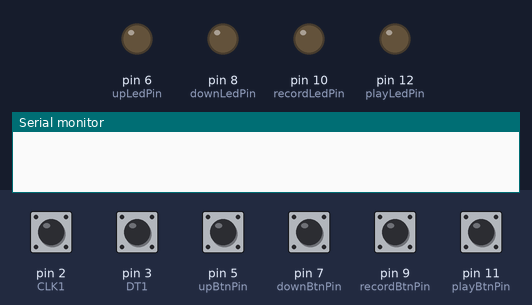
Simulated run of this sketch. Board: Arduino Uno, built with avr-gcc and run on an emulated ATmega328P. Parts: output pins drawn as LEDs (lit = HIGH), the last lines printed to the serial monitor. Inputs (shaded band) come from the test bench; at power-on: pin 2 (CLK1), pin 3 (DT1) HIGH, pin 5 (upBtnPin), pin 7 (downBtnPin), pin 9 (recordBtnPin), pin 11 (playBtnPin) LOW.

Above: at 1.2 s.
1.3 s: pin 9 (recordBtnPin) pulled HIGH for 0.15 s
At 1.37 s:
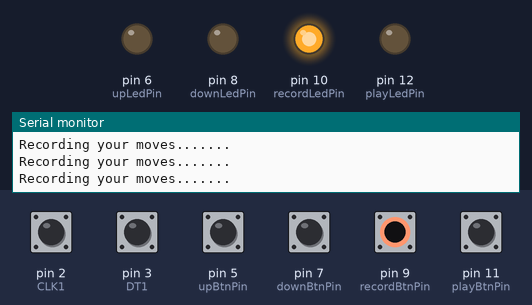
2.9 s: pin 11 (playBtnPin) pulled HIGH for 0.15 s
At 2.97 s:
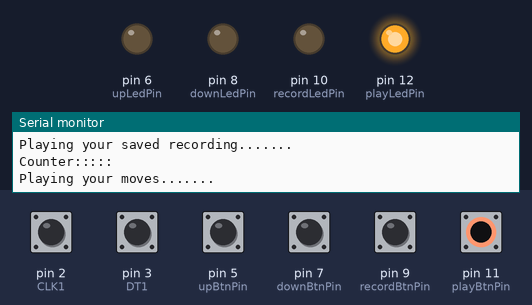
4.5 s: pin 5 (upBtnPin) pulled HIGH for 0.15 s
At 4.57 s:
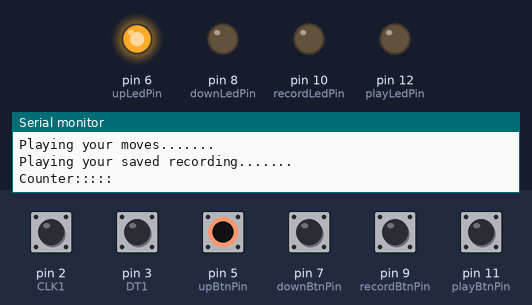
6.1 s: pin 7 (downBtnPin) pulled HIGH for 0.15 s
At 6.17 s:
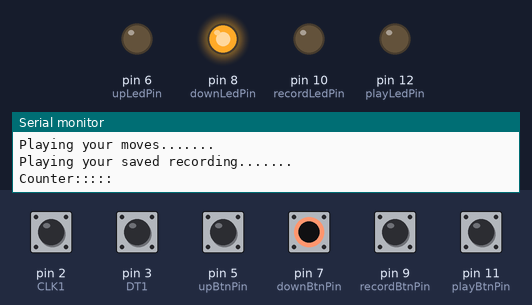
Timing chart, 0 to 9.1 s (numbered marks = the images above; inputs shaded):
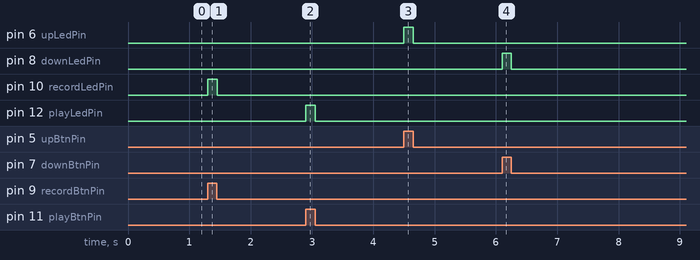

Measured:
- after the input at 1.3 s, pin 10 (recordLedPin): LOW → HIGH at once, → LOW 0.15 s later
- after the input at 2.9 s, pin 12 (playLedPin): LOW → HIGH at once, → LOW 0.15 s later
- after the input at 4.5 s, pin 6 (upLedPin): LOW → HIGH at once, → LOW 0.15 s later
- after the input at 6.1 s, pin 8 (downLedPin): LOW → HIGH at once, → LOW 0.15 s later

The sketch:

Hydrolic-ARM-D1.ino
```cpp
/*
  there is two push button for hydrolic pump [up, down]
  if up button press then pump comes out and get reading step increses using encoder.
  if down button press then pump goes inside and reading step decreases using encoder.

  you can also able to record and play the move you perform on hydrolic.
*/
/*
  "Author" : "Faizal Kadiwal",
  "Github" : faizal108
*/

//encoder pins
#define CLK1 2  //intrupt pins
#define DT1 3   //intrupt pins
#define BTN1 4  //button

int increment1 = 1;

int counter1 = 0;

//encoders initialization
int currentStateCLK1;
int lastStateCLK1;

//UP button
const int upBtnPin = 5;
const int upLedPin = 6;
int upBtnState = 0;

//DOWN button
const int downBtnPin = 7;
const int downLedPin = 8;
int downBtnState = 0;

//Recording button
const int recordBtnPin = 9;
const int recordLedPin = 10;
int recordBtnState = 0;

//Play button
const int playBtnPin = 11;
const int playLedPin = 12;
int playBtnState = 0;

//record&play memorys setting
int p1_prevPos = 0;

int p1_memory[200];
int p1_index = 0;

int seq_pointer[200];
int seq_index = 0;


void setup() {
  // Set encoder pins as inputs
  //  pinMode(CLK1, INPUT);
  //  pinMode(DT1, INPUT);
  //  pinMode(BTN1, INPUT);
  pinMode(CLK1, INPUT_PULLUP);
  pinMode(DT1, INPUT_PULLUP);

  // Setup Serial Monitor
  Serial.begin(115200);

  // Read the initial state of CLK1
  lastStateCLK1 = digitalRead(CLK1);

  //  attachInterrupt(digitalPinToInterrupt(2), freeMove, CHANGE);
  //  attachInterrupt(digitalPinToInterrupt(3), freeMove, CHANGE);
  attachInterrupt(digitalPinToInterrupt(2), ai0, RISING);
  attachInterrupt(digitalPinToInterrupt(3), ai1, RISING);

  //  UP button & Led configuration
  pinMode(upBtnPin, INPUT);
  digitalWrite(upBtnPin, LOW);
  pinMode(upLedPin, OUTPUT);
  digitalWrite(upLedPin, LOW);

  //  DOWN button & Led configuration
  pinMode(downBtnPin, INPUT);
  digitalWrite(downBtnPin, LOW);
  pinMode(downLedPin, OUTPUT);
  digitalWrite(downLedPin, LOW);

  //  Record button & Led configuration
  pinMode(recordBtnPin, INPUT);
  digitalWrite(recordBtnPin, LOW);
  pinMode(recordLedPin, OUTPUT);
  digitalWrite(recordLedPin, LOW);

  //  Play button & Led configuration
  pinMode(playBtnPin, INPUT);
  digitalWrite(playBtnPin, LOW);
  pinMode(playLedPin, OUTPUT);
  digitalWrite(playLedPin, LOW);
}

void ai0() {
  if (digitalRead(3) == LOW) {
    //    counter++;
    counter1 = counter1 + increment1;
  } else {
    //    counter--;
    counter1 = counter1 - increment1;
  }

  Serial.print("Counter1: ");
  Serial.print(counter1);
  Serial.print("\t");
}

void ai1() {
  if (digitalRead(2) == LOW) {
    //    counter--;
    counter1 = counter1 - increment1;
  } else {
    //    counter++;
    counter1 = counter1 + increment1;
  }

  Serial.print("Counter1: ");
  Serial.print(counter1);
  Serial.print("\t");
}

void loop() {
  upBtnState = digitalRead(upBtnPin);          //UP button
  downBtnState = digitalRead(downBtnPin);      //DOWN button
  recordBtnState = digitalRead(recordBtnPin);  //record button
  playBtnState = digitalRead(playBtnPin);      //play button

  //for UP
  if (upBtnState == HIGH) {
    //    Serial.println("UP");
    digitalWrite(upLedPin, HIGH);
  } else {
    digitalWrite(upLedPin, LOW);
  }

  //for DOWN
  if (downBtnState == HIGH) {
    //    Serial.println("DOWN");
    digitalWrite(downLedPin, HIGH);
  } else {
    digitalWrite(downLedPin, LOW);
  }

  //for recording
  if (recordBtnState == HIGH && seq_index < 200) {
    digitalWrite(recordLedPin, HIGH);
    Serial.println("Recording your moves.......");
    startRecording();
  } else {
    digitalWrite(recordLedPin, LOW);
  }

  //for playing a record
  if (playBtnState == HIGH) {
    digitalWrite(playLedPin, HIGH);
    Serial.println("Playing your moves.......");
    startPlaying();
  } else {
    digitalWrite(playLedPin, LOW);
  }

  //For clearing the recorded moves
  if (Serial.available() && Serial.read() == 'c') {
    p1_index = 0;
    seq_index = 0;
  }
}
```

play.ino
```cpp
void startPlaying() {
  Serial.println("Playing your saved recording.......");

  for (int i = 0 ; i < seq_index; i++) {
    delay(3000);
    int pump = seq_pointer[i] / 1000;
    Serial.print("Sequence pointer : ");
    Serial.println(seq_pointer[i]);
    Serial.print("Pump NO : ");
    Serial.println(pump);
    switch (pump) {
      case 1:
        {
          int indexP1 = seq_pointer[i] % 1000;
          int p1_value = p1_memory[indexP1];
          int prev_value = counter1;
          Serial.print("Value : ");
          Serial.println(p1_value);
          while(p1_value > prev_value){
            digitalWrite(upLedPin, HIGH);
            digitalWrite(downLedPin, LOW);
            prev_value = counter1;
          }

          while(p1_value < prev_value){
            digitalWrite(downLedPin, HIGH);
            digitalWrite(upLedPin, LOW);
            prev_value = counter1;
          }

//          if (p1_value > prev_value) {
//            for (int i = prev_value ; i < p1_value ; i++) {
//              digitalWrite(upLedPin, HIGH);
//              digitalWrite(downLedPin, LOW);
//              delay(200);
//            }
//          } else {
//            for (int i = prev_value ; i > p1_value ; i--) {
//              digitalWrite(downLedPin, HIGH);
//              digitalWrite(upLedPin, LOW);
//              delay(200);
//            }
//          }

          break;
        }
      default:
        Serial.println("ERR : error while playing Motor not found!!");
        break;
    }
  }

  Serial.println("\n\n\nCounter:::::");
  for (int i = 0; i < seq_index; i++) {
    Serial.println(seq_pointer[i]);
  }
}
```

recording.ino
```cpp
void startRecording() {
  //  pump 1
  if (p1_prevPos != counter1) {
    p1_memory[p1_index] = counter1;
    seq_pointer[seq_index] = 1000 + p1_index;
    p1_index++;
    seq_index++;
  }
  p1_prevPos = counter1;
}
```
